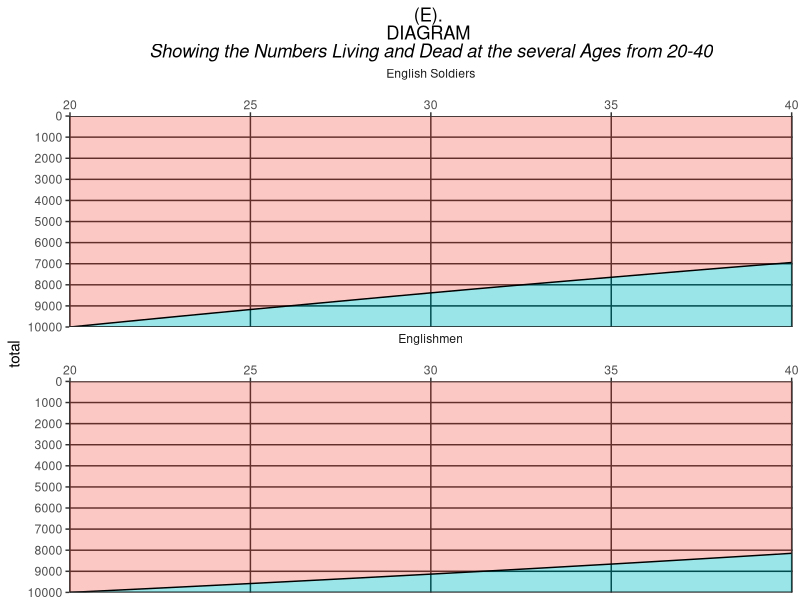

Reproduce this figure in R.
#R version 4.0.0 (2020-04-24)
library(readxl) # CRAN v1.3.1
library(tidyverse) # CRAN v1.3.0
library(reshape2) # CRAN v1.4.4
library(ggtext) # [github::wilkelab/ggtext] v0.1.0
### I've transcribed english mortality data from pg. 22 of the pdf
mort<- read_excel("EnglishMortalityData.xlsx")
colnames(mort) <- c("age", "n_soldier", "n_english", "d_soldier", "d_english")

#### we want to just seperate these into dying & living
#### can ignore deaths 
##### we're working at the start of each year
living <- mort %>% select(-c(d_soldier, d_english)) %>%
  melt(id.vars=c("age"), variable.name="mort_group", value.name = "living") %>%
  mutate(mort_group=recode_factor(mort_group, "n_soldier"="English Soldiers", "n_english"="Englishmen"))

dead <- mort %>% select(-c(d_soldier, d_english)) %>%
  mutate(dead_soldier=10000-n_soldier,
         dead_english=10000-n_english) %>%
  select(age, dead_soldier, dead_english) %>%
  melt(id.vars=c("age"), variable.name="mort_group", value.name = "dead") %>%
  mutate(mort_group=recode_factor(mort_group, "dead_soldier"="English Soldiers", "dead_english"="Englishmen"))

mort_df <- inner_join(dead, living, by = c("age", "mort_group"))


##### we can actually calculate this for age 40 too as we know how many died age 39

living_40 <- mort %>% filter(age==39) %>%
  select(-age) %>%
  mutate(age=c(40), n_soldier=n_soldier-d_soldier, n_english=n_english-d_english) %>% 
  select(-c(d_soldier, d_english)) %>%
  melt(id.vars=c("age"), variable.name="mort_group", value.name = "living") %>%
  mutate(mort_group=recode_factor(mort_group, "n_soldier"="English Soldiers", "n_english"="Englishmen"))

dead_40 <- mort %>% filter(age==39) %>%
  select(-age) %>%
  mutate(age=c(40), dead_soldier=10000-(n_soldier-d_soldier), dead_english=10000-(n_english-d_english)) %>%
  select(age, dead_soldier, dead_english) %>%
  melt(id.vars=c("age"), variable.name="mort_group", value.name = "dead") %>%
  mutate(mort_group=recode_factor(mort_group, "dead_soldier"="English Soldiers", "dead_english"="Englishmen"))

mort40_df <- inner_join(dead_40, living_40, by = c("age", "mort_group"))
mortplot_df <- bind_rows(mort_df, mort40_df)

####### data manipulation done - this was a nice one !

mortplot_df %>%
  melt(id.vars=c("age", "mort_group"), variable.name="status", value.name = "total") %>%
  mutate(status = factor(status, levels=c("living", "dead"))) %>%
  ggplot()+
  scale_x_continuous(position = "top", expand = c(0,0))+
  facet_wrap(~mort_group, ncol = 1, scales = "free")+
  scale_y_continuous(breaks = seq(0,10000, by=1000), labels=seq(10000, 0, by=-1000), expand = c(0,0))+
  geom_area(aes(x=age, y=total, fill=status), alpha=0.4)+
  theme_bw()+
  labs(title="(E). <br> DIAGRAM <br> *Showing the Numbers Living and Dead at the several Ages from 20-40*")+
  geom_line(aes(x=age, y=total), data=.%>%filter(status=="dead"))+
  theme(legend.position = "none", strip.placement = "outside",
        strip.background = element_blank(),
        plot.title = element_markdown(hjust = 0.5),
        axis.title.x = element_blank(),
        panel.grid.minor = element_blank(),
        panel.grid.major = element_line(color='black'),
        strip.text = element_text(vjust = 3.2))


